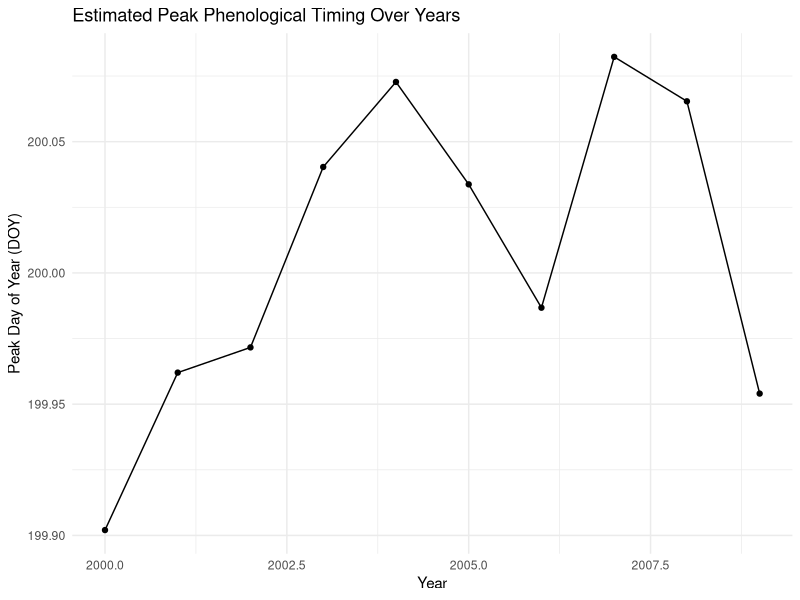

This figure's R source:
library(dplyr)
library(ggplot2)
library(purrr)
library(broom)

# Simulate sample data
set.seed(42)
years <- rep(2000:2009, each = 50)
doy <- rep(seq(100, 300, length.out = 50), 10)
intensity <- -0.01 * (doy - 200)^2 + 10 + rnorm(500, 0, 0.5)

df <- data.frame(year = years, doy = doy, intensity = intensity)

# Function to fit quadratic model and extract peak DOY
fit_quadratic_peak <- function(data) {
  model <- lm(intensity ~ doy + I(doy^2), data = data)
  coefs <- coef(model)
  b <- coefs["doy"]
  c <- coefs["I(doy^2)"]
  peak_doy <- -b / (2 * c)
  rsq <- summary(model)$r.squared
  return(data.frame(peak_doy = peak_doy, r_squared = rsq))
}

# Apply to each year
results <- df %>%
  group_by(year) %>%
  group_modify(~fit_quadratic_peak(.x))

# Plot peak DOY over time
ggplot(results, aes(x = year, y = peak_doy)) +
  geom_line() +
  geom_point() +
  labs(title = "Estimated Peak Phenological Timing Over Years",
       x = "Year",
       y = "Peak Day of Year (DOY)") +
  theme_minimal()
